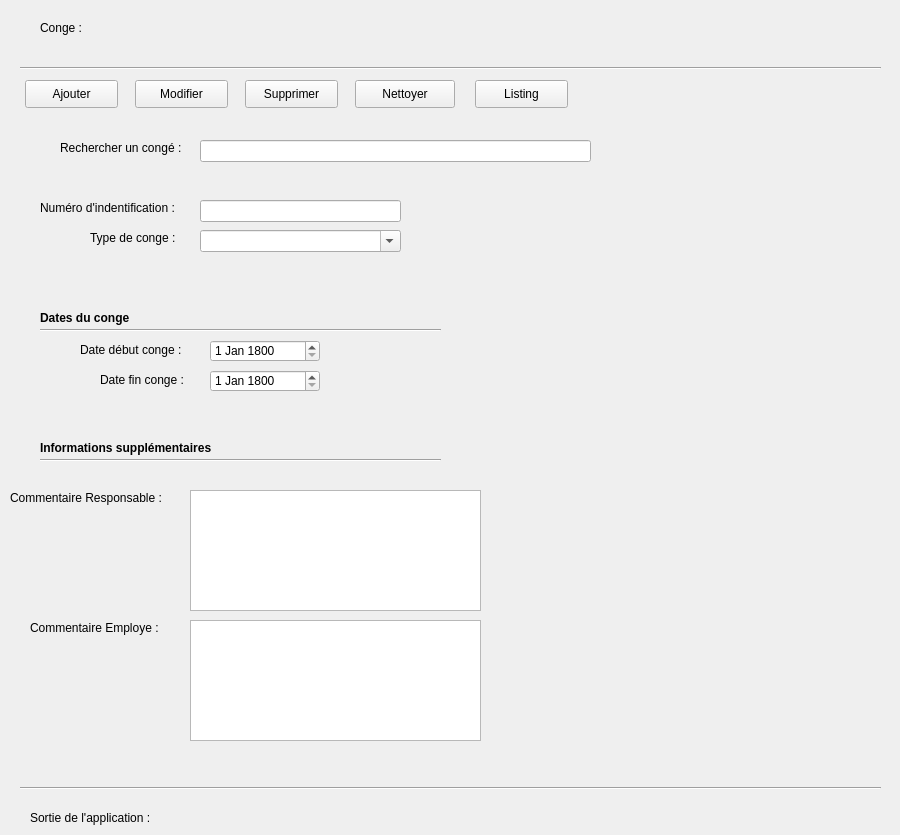
   <widget class="QWidget" name="tab_2">
    <attribute name="title">
     <string>Conge</string>
    </attribute>
    <widget class="QLineEdit" name="lineEdit_IDCongeEmploye">
     <property name="geometry">
      <rect>
       <x>200</x>
       <y>200</y>
       <width>201</width>
       <height>22</height>
      </rect>
     </property>
    </widget>
    <widget class="QLabel" name="label_IDCongeEmploye">
     <property name="geometry">
      <rect>
       <x>40</x>
       <y>200</y>
       <width>251</width>
       <height>16</height>
      </rect>
     </property>
     <property name="text">
      <string>Numéro d'indentification :</string>
     </property>
    </widget>
    <widget class="QComboBox" name="comboBox_TypeConge">
     <property name="geometry">
      <rect>
       <x>200</x>
       <y>230</y>
       <width>201</width>
       <height>22</height>
      </rect>
     </property>
     <property name="editable">
      <bool>true</bool>
     </property>
     <property name="currentIndex">
      <number>-1</number>
     </property>
     <property name="minimumContentsLength">
      <number>0</number>
     </property>
     <item>
      <property name="text">
       <string>Congé sans solde</string>
      </property>
     </item>
     <item>
      <property name="text">
       <string>Congé payé</string>
      </property>
     </item>
     <item>
      <property name="text">
       <string>Congé annuel</string>
      </property>
     </item>
     <item>
      <property name="text">
       <string>Congé d'examen</string>
      </property>
     </item>
     <item>
      <property name="text">
       <string>Congé de formation</string>
      </property>
     </item>
     <item>
      <property name="text">
       <string>Congé maladie</string>
      </property>
     </item>
     <item>
      <property name="text">
       <string>Congé matérnité</string>
      </property>
     </item>
    </widget>
    <widget class="QLabel" name="label_TypeConge">
     <property name="geometry">
      <rect>
       <x>90</x>
       <y>230</y>
       <width>101</width>
       <height>16</height>
      </rect>
     </property>
     <property name="text">
      <string>Type de conge :</string>
     </property>
    </widget>
    <widget class="QDateEdit" name="dateEdit_DebutConge">
     <property name="geometry">
      <rect>
       <x>210</x>
       <y>340</y>
       <width>110</width>
       <height>22</height>
      </rect>
     </property>
     <property name="date">
      <date>
       <year>1800</year>
       <month>1</month>
       <day>1</day>
      </date>
     </property>
    </widget>
    <widget class="QLabel" name="label_DateDebutConge">
     <property name="geometry">
      <rect>
       <x>80</x>
       <y>340</y>
       <width>121</width>
       <height>20</height>
      </rect>
     </property>
     <property name="text">
      <string>Date début conge :</string>
     </property>
    </widget>
    <widget class="QLabel" name="label_DateFinConge">
     <property name="geometry">
      <rect>
       <x>100</x>
       <y>370</y>
       <width>121</width>
       <height>20</height>
      </rect>
     </property>
     <property name="text">
      <string>Date fin conge :</string>
     </property>
    </widget>
    <widget class="QDateEdit" name="dateEdit_FinConge">
     <property name="geometry">
      <rect>
       <x>210</x>
       <y>370</y>
       <width>110</width>
       <height>22</height>
      </rect>
     </property>
     <property name="date">
      <date>
       <year>1800</year>
       <month>1</month>
       <day>1</day>
      </date>
     </property>
    </widget>
    <widget class="Line" name="line_8">
     <property name="geometry">
      <rect>
       <x>20</x>
       <y>60</y>
       <width>861</width>
       <height>16</height>
      </rect>
     </property>
     <property name="orientation">
      <enum>Qt::Horizontal</enum>
     </property>
    </widget>
    <widget class="QLabel" name="label_2">
     <property name="geometry">
      <rect>
       <x>40</x>
       <y>20</y>
       <width>53</width>
       <height>16</height>
      </rect>
     </property>
     <property name="text">
      <string>Conge :</string>
     </property>
    </widget>
    <widget class="QPushButton" name="pushButton_AjoutConge">
     <property name="geometry">
      <rect>
       <x>25</x>
       <y>80</y>
       <width>93</width>
       <height>28</height>
      </rect>
     </property>
     <property name="text">
      <string>Ajouter</string>
     </property>
    </widget>
    <widget class="QPushButton" name="pushButton_ModifierConge">
     <property name="geometry">
      <rect>
       <x>135</x>
       <y>80</y>
       <width>93</width>
       <height>28</height>
      </rect>
     </property>
     <property name="text">
      <string>Modifier</string>
     </property>
    </widget>
    <widget class="QPushButton" name="pushButton_SupprimerConge">
     <property name="geometry">
      <rect>
       <x>245</x>
       <y>80</y>
       <width>93</width>
       <height>28</height>
      </rect>
     </property>
     <property name="text">
      <string>Supprimer</string>
     </property>
    </widget>
    <widget class="QLabel" name="label_commentaireResponsable">
     <property name="geometry">
      <rect>
       <x>10</x>
       <y>490</y>
       <width>171</width>
       <height>16</height>
      </rect>
     </property>
     <property name="text">
      <string>Commentaire Responsable : </string>
     </property>
    </widget>
    <widget class="QLabel" name="label_CommentaireEmploye">
     <property name="geometry">
      <rect>
       <x>30</x>
       <y>620</y>
       <width>171</width>
       <height>16</height>
      </rect>
     </property>
     <property name="text">
      <string>Commentaire Employe : </string>
     </property>
    </widget>
    <widget class="QLabel" name="label_IDCongeEmploye_2">
     <property name="geometry">
      <rect>
       <x>60</x>
       <y>140</y>
       <width>141</width>
       <height>16</height>
      </rect>
     </property>
     <property name="text">
      <string>Rechercher un congé : </string>
     </property>
    </widget>
    <widget class="Line" name="line_9">
     <property name="geometry">
      <rect>
       <x>40</x>
       <y>320</y>
       <width>401</width>
       <height>20</height>
      </rect>
     </property>
     <property name="orientation">
      <enum>Qt::Horizontal</enum>
     </property>
    </widget>
    <widget class="Line" name="line_10">
     <property name="geometry">
      <rect>
       <x>40</x>
       <y>450</y>
       <width>401</width>
       <height>20</height>
      </rect>
     </property>
     <property name="orientation">
      <enum>Qt::Horizontal</enum>
     </property>
    </widget>
    <widget class="QLabel" name="label_3">
     <property name="geometry">
      <rect>
       <x>40</x>
       <y>310</y>
       <width>111</width>
       <height>16</height>
      </rect>
     </property>
     <property name="font">
      <font>
       <weight>75</weight>
       <bold>true</bold>
      </font>
     </property>
     <property name="text">
      <string>Dates du conge</string>
     </property>
    </widget>
    <widget class="QLabel" name="label_4">
     <property name="geometry">
      <rect>
       <x>40</x>
       <y>440</y>
       <width>211</width>
       <height>16</height>
      </rect>
     </property>
     <property name="font">
      <font>
       <weight>75</weight>
       <bold>true</bold>
      </font>
     </property>
     <property name="text">
      <string>Informations supplémentaires</string>
     </property>
    </widget>
    <widget class="Line" name="line_11">
     <property name="geometry">
      <rect>
       <x>20</x>
       <y>780</y>
       <width>861</width>
       <height>16</height>
      </rect>
     </property>
     <property name="orientation">
      <enum>Qt::Horizontal</enum>
     </property>
    </widget>
    <widget class="QLabel" name="label_SortieApplicationMessage_2">
     <property name="geometry">
      <rect>
       <x>30</x>
       <y>810</y>
       <width>141</width>
       <height>16</height>
      </rect>
     </property>
     <property name="text">
      <string>Sortie de l'application :</string>
     </property>
    </widget>
    <widget class="QTextEdit" name="textEdit_Responsable">
     <property name="geometry">
      <rect>
       <x>190</x>
       <y>490</y>
       <width>291</width>
       <height>121</height>
      </rect>
     </property>
    </widget>
    <widget class="QTextEdit" name="textEdit_Employe">
     <property name="geometry">
      <rect>
       <x>190</x>
       <y>620</y>
       <width>291</width>
       <height>121</height>
      </rect>
     </property>
    </widget>
    <widget class="QLineEdit" name="lineEdit_IDCongeEmployeRechercher">
     <property name="geometry">
      <rect>
       <x>200</x>
       <y>140</y>
       <width>391</width>
       <height>22</height>
      </rect>
     </property>
    </widget>
    <widget class="QPushButton" name="pushButton_NettoyerConge">
     <property name="geometry">
      <rect>
       <x>355</x>
       <y>80</y>
       <width>100</width>
       <height>28</height>
      </rect>
     </property>
     <property name="text">
      <string>Nettoyer</string>
     </property>
    </widget>
    <widget class="QPushButton" name="pushButton_ListingConge">
     <property name="geometry">
      <rect>
       <x>475</x>
       <y>80</y>
       <width>93</width>
       <height>28</height>
      </rect>
     </property>
     <property name="text">
      <string>Listing</string>
     </property>
    </widget>
    <widget class="QLabel" name="label_IDCongeControl">
     <property name="geometry">
      <rect>
       <x>410</x>
       <y>200</y>
       <width>21</width>
       <height>21</height>
      </rect>
     </property>
     <property name="text">
      <string/>
     </property>
    </widget>
    <widget class="QLabel" name="label_DateDebutCongeControl">
     <property name="geometry">
      <rect>
       <x>330</x>
       <y>340</y>
       <width>21</width>
       <height>21</height>
      </rect>
     </property>
     <property name="text">
      <string/>
     </property>
    </widget>
    <widget class="QLabel" name="label_typeCongeControl_2">
     <property name="geometry">
      <rect>
       <x>440</x>
       <y>270</y>
       <width>21</width>
       <height>21</height>
      </rect>
     </property>
     <property name="text">
      <string/>
     </property>
    </widget>
    <widget class="QLabel" name="label_DateFinCongeControl">
     <property name="geometry">
      <rect>
       <x>330</x>
       <y>370</y>
       <width>21</width>
       <height>21</height>
      </rect>
     </property>
     <property name="text">
      <string/>
     </property>
    </widget>
    <widget class="QLabel" name="label_typeCongeControl">
     <property name="geometry">
      <rect>
       <x>410</x>
       <y>230</y>
       <width>21</width>
       <height>21</height>
      </rect>
     </property>
     <property name="text">
      <string/>
     </property>
    </widget>
    <widget class="QLabel" name="SortieApplicationConge">
     <property name="geometry">
      <rect>
       <x>170</x>
       <y>810</y>
       <width>601</width>
       <height>16</height>
      </rect>
     </property>
     <property name="text">
      <string/>
     </property>
    </widget>
    <widget class="QLabel" name="label_103">
     <property name="geometry">
      <rect>
       <x>0</x>
       <y>0</y>
       <width>891</width>
       <height>71</height>
      </rect>
     </property>
     <property name="text">
      <string/>
     </property>
     <property name="pixmap">
      <pixmap>graphique.jpg</pixmap>
     </property>
    </widget>
   </widget>
